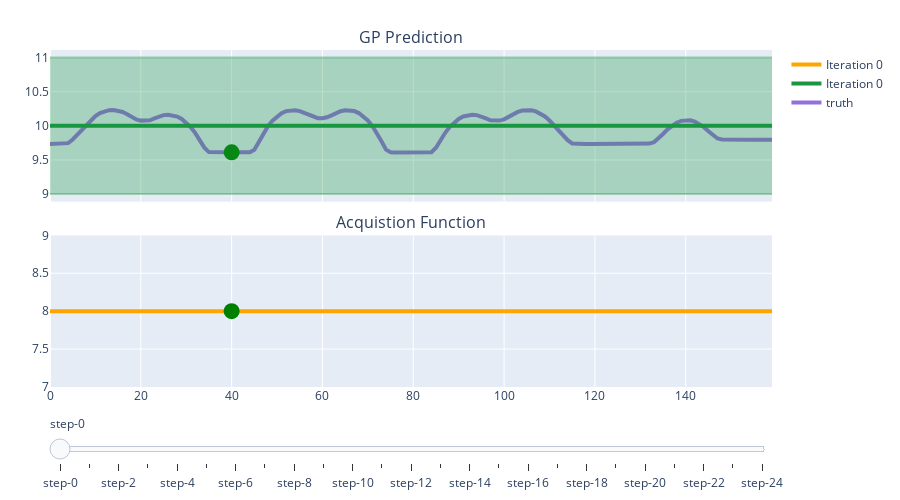

This figure's notebook cell:
### Code cell
truth = np.array([objective_function(i) for i in range(len(atoms_data))])  # Calculate the true values for the atoms
X_plot = np.arange(len(atoms_data))  # X values for plotting

plot_bo(result, X_plot=X_plot, truth=truth)  # Call the function to plot the Bayesian optimization results
